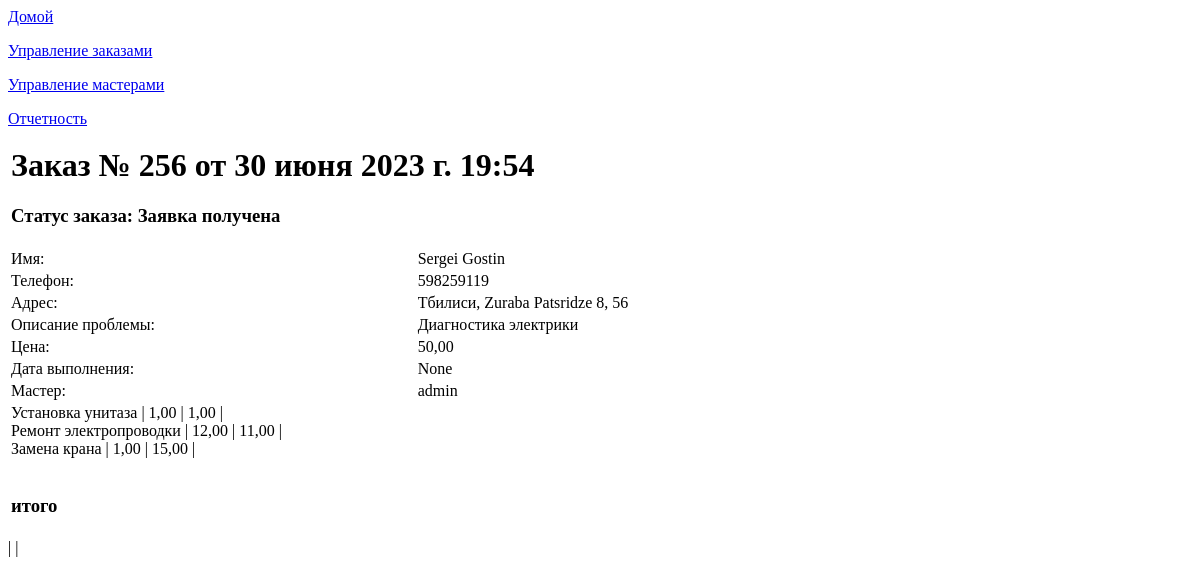
Before: /list_order/256 (signed in) with the older database file.
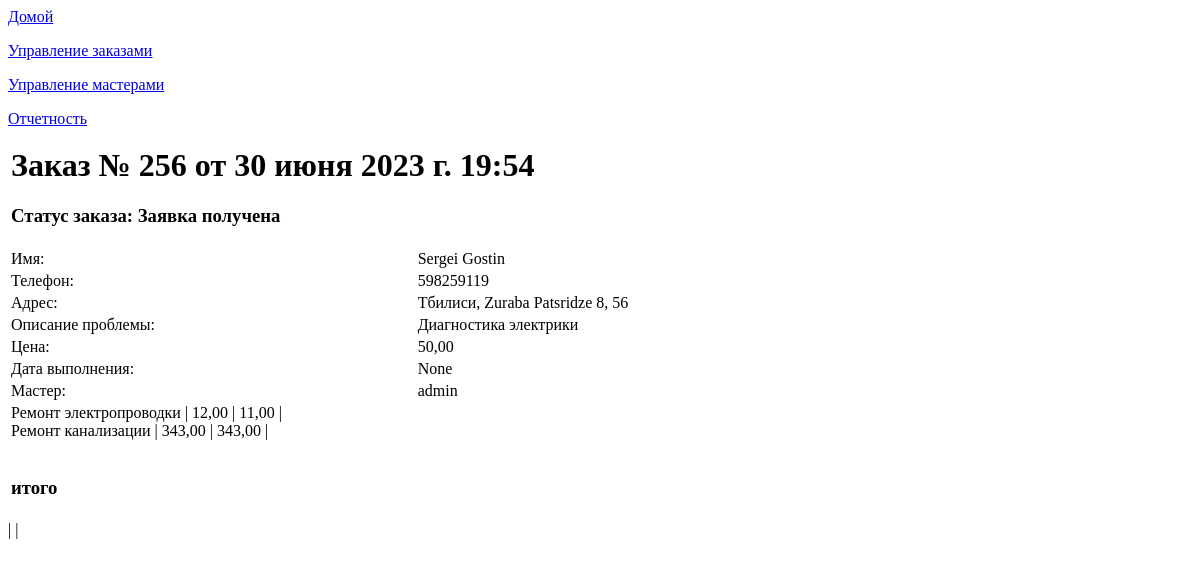
After: the same page with the newer database file.
### app_site/models.py (models this page shows, shortened)
class Invoice(models.Model):
    service_id = models.ForeignKey('Service', on_delete=models.CASCADE, null=True, blank=True, )
    order_id = models.ForeignKey('OrderList', on_delete=models.CASCADE, null=True, blank=True, )
    quantity_type = models.CharField(choices=QUANTITY_CHOICES, max_length=3, null=True, blank=True,
                                     verbose_name='Измерение')
    quantity = models.DecimalField(decimal_places=2, max_digits=7, null=True, blank=True, verbose_name='Количество')
    price = models.DecimalField(decimal_places=2, max_digits=7, null=True, blank=True, verbose_name='Цена')

class Service(models.Model):
    name = models.\
        CharField(null=True, blank=True, max_length=500, verbose_name='Услуга')
    type = models.CharField(choices=WORK_CHOICES, null=True, blank=True, max_length=3, verbose_name='Вид работ')
    def __str__(self):
        return f"{self.name}"

### app_site/views.py (the view)
# urls.py: path('list_order/<int:pk>', OrderDatail.as_view(), name='list_detail'),
class OrderDatail(LoginRequiredMixin, DetailView):
    model = OrderList
    template_name = 'order_detail.html'
    context_object_name = 'order'
    def get_queryset(self):
        queryset = super().get_queryset()
        self.queryset = OrderList.objects.filter(repairer_id=self.request.user)
        return self.queryset
    def get_context_data(self, **kwargs):
        context = super().get_context_data(**kwargs)
        context['repairer'] = RepairerList.objects.all()
        return context

### app_site/templatetags/custom_filters.py (called while the page is built)
@register.filter()
def choice_tag(value, A):
    try:
        if A == 'city':
            a = dict(CITY_CHOICES)
        elif A == 'status_order':
            a = dict(ORDER_STATUS)
        elif A == 'month':
            a = dict(MONTH)
        return f'{a[value]}'
    except KeyError:
        return f''

### templates/order_detail.html
{% extends 'flatpages/default.html' %}
{% load custom_filters %}
{% load custom_tags %}
{% block body %}
<table  width="1000">
<tr><td colspan="2"><h1>Заказ № {{ order.pk}} от {{ order.time_in}} </h1>
    <h3>Статус заказа: {{ order.order_status  | choice_tag:'status_order'}}</h3>
</td></tr>
<tr><td>Имя: </td><td>{{ order.customer_name}}</td></tr>
<tr><td>Телефон: </td><td>{{ order.customer_phone }}</td></tr>
<tr><td>Адрес: </td><td>{{ order.address_city | choice_tag:'city'}},
    {{ order.address_street_app}}, {{ order.address_num}}</td></tr>
<tr><td>Описание проблемы: </td><td>{{ order.text_order}}</td></tr>
<tr><td>Цена: </td><td>{{ order.price}}</td></tr>
<tr><td>Дата выполнения: </td><td>{{ order.time_out }}</td></tr>
    {% if order.repairer_id %}
<tr><td>Мастер: </td><td>{{ order.repairer_id}}</td></tr>
    {% else %}
<tr><td>Направить заказ мастеру: </td><td>{%  for i in repairer  %}
    <a href="../add?pk_order={{ order.pk }}&pk_repairer={{i.pk}}">{{ i.s_name }} {{ i.name}}</a><br>
    {% endfor %}
</td></tr>
    {% endif %}
<tr><td colspan="2">
   {% for service in order.invoice_set.all %}
    {{ service.service_id }} | {{ service.quantity }}  | {{ service.price }} | {{ service.sum}}  <br>
    {% endfor %}<br>
<h3>итого {{ order.sum }}
</h3>
</td></tr>
</table>| {{ service.quantity }} | {{ service.price }}
{% endblock body %}

Changed rows visible on the page:
removed Invoice: service_id "Установка унитаза", quantity "1,00", price "1,00"
removed Invoice: service_id "Замена крана", quantity "1,00", price "15,00"
added Invoice: service_id "Ремонт канализации", quantity "343,00", price "343,00"
